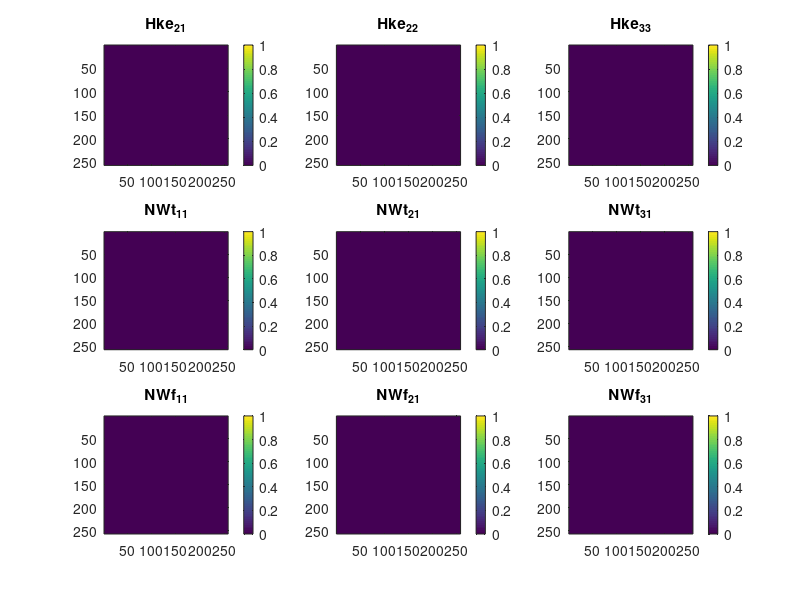
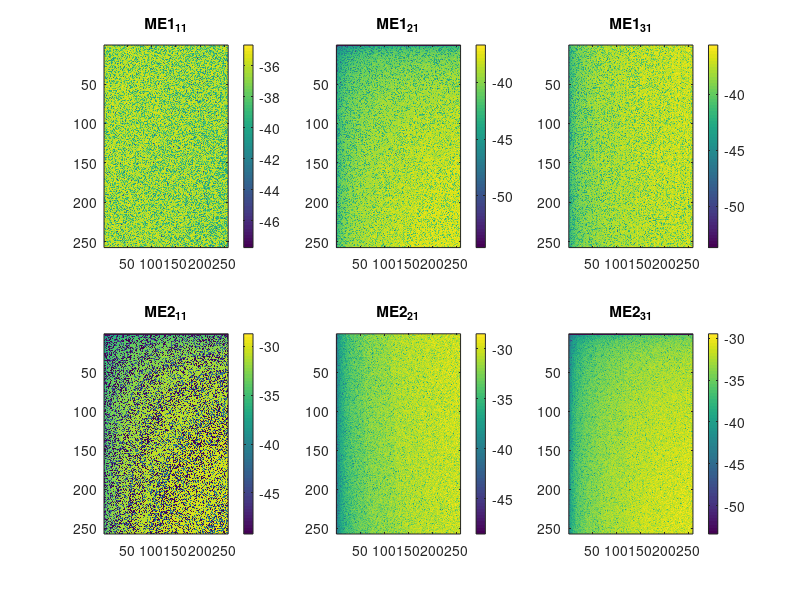

MATLAB code to generate these figures, in order:
% SPDX-License-Identifier: CC0-1.0

% defining all the variables
clear all;
clc;
close all;
% predetermine fontsize
fs=14;
% Setting the parameters for a source wave
nf              =   64;
mf              =   4; % multiplication factor to have sinc-interpolation in time-domain
% Define the center frequency of the source waveform
fc              =   40;
% Define frequency axis
freq            =   linspace(0,4*fc,nf);
freq(1)         =   1e-6; % To prevent unnecessary problems upon division by zero. Can't be too close to zero, though, 
                         % since some variables either blow up or vanish in comparison to the rest of the entries in the frequency vector.
s               =   2i*pi*freq(nf/4)+2*pi*freq(2);
% compute the frequency step size
df              =   freq(3)-freq(2);
dt              =   1/(mf*nf*df);
t               =   linspace(-(mf-1)*nf-1,(mf-1)*nf,mf*nf)*dt;


% Define Medium Parameters (frequency-independent)
rhof            =   1.0e3; % fluid density
rho             =   2.7e3;
Gfr             =   9.0e9; % shear modulus of the framework of grains
eta             =   1.0e-3; % fluid viscosity
k0              =   1.3e-12; % medium permeability (static)
Kfr             =   4.0e9;
Ks              =   4.0e10;
Kf              =   2.2e9;
Concentr        =   1.0e-4;
bplus           =   3.0e11;
bmin            =   3.0e11;
porosity        =   0.3;
epsilonRF       =   80.0;
epsilonRS       =   4.0;
alpha_inf       =   3.0;
pH              =   7.0;
similaritypar   =   8;

c0              =   299792458; %// velocity of light in free-space
mu0             =   4.0e-7*pi; %// free-space magnetic permeability
epsilon0        =   1.0/(mu0*c0*c0); %// free-space electric permittivity
e               =   1.602e-19; %// elementary charge
z_1             =   1; %// ion valences
z_1c            =   -1; %// valency of the conjugate ion
NA              =   6.022e23; %// Avogadro's constant [mol^{-1}]
kb              =   1.381e-23;  %// Boltzmann constant
T               =   295.0; %// Temperature in Kelvin

epsilonR        =   (porosity/alpha_inf)*(epsilonRF-epsilonRS)+epsilonRS ;
omegac          =   (porosity*eta)/(alpha_inf*k0*rhof);% critical frequency
zetap           =   8e-3+26e-3*log10(Concentr);% zeta potential, empirical relation (experimental studies, Pride&Morgan 1991)
L0              =   -(porosity*epsilon0*epsilonRF*zetap)/(alpha_inf*eta); % static coupling coefficient
L               =   0; %because omega << omega_c (critical frequency)
N               =   10e3*Concentr*NA*abs(z_1c); % bulk-ionic concentration (of species i, in this case only 2 species; binary symmetric electrolyte)
sigmaF          =   ((e*z_1)^2)*N*(bplus+bmin); %! conductivity of the pore-fluid phase (simplified cond. pure electrolyte)
sigmaE          =   (porosity*sigmaF)/(alpha_inf); %! bulk electric conductivity (freq-(in)dependent)
% %!sigma_E = (poros*sigmaF)/(alpha_inf)*(1+(2*(sigma_em+sigma_os))/(sigmaF*Lambda)); ! = complete version: bulk electric conductivity (freq-dependent */
rhoB            =   (1.0-porosity)*rho+porosity*rhof; % effective density of the fluid (in relative motion)
epsilon         =   epsilon0*epsilonR;
Delta           =   Kf*((1-porosity)*Ks-Kfr)/(porosity*(Ks)^2); %! combination of the frequency-independent compression moduli
Kg              =   (Kfr+porosity*Kf+(1+porosity)*Ks*Delta)/(1+Delta); %! Gassmann's bulk modulus
C               =   (Kf+Ks*Delta)/(1+Delta);
M               =    Kf/(porosity*(1+Delta)); %! the elastic media parameter S is defined as Kg-2/3Gfr-C**2/ M
H               =   Kg + 4.0*Gfr/3.0;
S               =   Kg-((2.0/3.0)*Gfr)-((C*C)/M);
sigmaM          =   0.0; % magnetic conductivity
Kc              =   (S+2.*Gfr);
k               =   k0./(sqrt(1+4.*s./(similaritypar.*omegac))+s./omegac);% frequency-dependent dynamic permeability
rhoE            =   eta./(s.*k); % effective density
rhoc            =   rhoB-((rhof.*rhof)./rhoE); % Complex Density rhoC
zeta            =   sigmaM+s.*mu0; 
etae            =   sigmaE+s.*epsilon;
varsigma        =   etae - s.*rhoE.*L.^2;
chi             =   s.*rhof*L;

ypf     =   s./sqrt(2).*sqrt((rhoB.*M-2.*rhof.*C+rhoE.*H.*etae./varsigma)./(H.*M-C.^2) - sqrt(((rhoB.*M-2.*rhof.*C+rhoE.*H.*etae./varsigma)./(H.*M-C.^2)).^2 + 4.*(rhof.^2-rhoB.*rhoE.*etae./varsigma)./(H.*M-C.^2)));
yps     =   s./sqrt(2).*sqrt((rhoB.*M-2.*rhof.*C+rhoE.*H.*etae./varsigma)./(H.*M-C.^2) + sqrt(((rhoB.*M-2.*rhof.*C+rhoE.*H.*etae./varsigma)./(H.*M-C.^2)).^2 + 4.*(rhof.^2-rhoB.*rhoE.*etae./varsigma)./(H.*M-C.^2)));
ys      =   1/sqrt(2).*sqrt(s.^2.*rhoc./Gfr+zeta.*etae - sqrt((s.^2.*rhoc./Gfr-zeta.*etae).^2-4.*s.^3.*zeta.*(rhof.*L).^2./Gfr));
yem     =   1/sqrt(2).*sqrt(s.^2.*rhoc./Gfr+zeta.*etae + sqrt((s.^2.*rhoc./Gfr-zeta.*etae).^2-4.*s.^3.*zeta.*(rhof.*L).^2./Gfr));
dems    =   1./(yem.^2-ys.^2);            
dpspf   =   1./(yps.^2-ypf.^2);     

nx=512;
x1=linspace(0,500,nx/2+1);
dx=x1(2);
dk=2*pi/(dx*nx);
kk=(0:nx/2+1)*dk;
kk2=(0:nx/2)*dk;
[k1,k2]=meshgrid(kk,kk2);
nn=64;
for ik = 1:nx/nn
    k3 = (ik-1)*dk*nn +1e-3;
    kap = sqrt(k1.^2 + k2.^2 + k3.^2);
    kmat11 = (k1./kap).^2;
    kmat12 = k1.*k2./kap.^2;
    kmat13 = k1.*k3./kap.^2;
    kmat21 = k2.*k1./kap.^2;
    kmat22 = (k2./kap).^2;
    kmat23 = k2.*k3./kap.^2;
    kmat31 = k3.*k1./kap.^2;
    kmat32 = k3.*k2./kap.^2;
    kmat33 = (k3./kap).^2;
    GSS = (yem.^2-ys.^2)./((kap.^2+yem.^2).*(kap.^2+ys.^2));
    GPP = (yps.^2-ypf.^2)./((kap.^2+ypf.^2).*(kap.^2+yps.^2));
% force acting on the bulk
    KSSvf = -s.*(zeta.*etae+kap.^2).*dems/Gfr;
    KPPvf = s.*M.*(s.^2.*rhoE.*etae./(M.*varsigma)+kap.^2).*dpspf/(H*M-C^2);
    KSSef = -s.*chi.*zeta.*dems/Gfr;
    KPPef = s.^2.*rhoE.*L*C.*(s.^2*rhof./C+kap.^2).*dpspf./((H*M-C^2)*varsigma);
    KSSwf = s.*rhof.*(zeta.*varsigma+kap.^2).*dems./(rhoE*Gfr);
    KPPwf = -s*C.*(s.^2*rhof./C+kap.^2).*dpspf./(H*M-C^2);
    KPPpf = -s.^2.*(rhoE.*etae*C./varsigma-rhof*M).*dpspf/(H*M-C^2);
    KSSmf = s.*chi.*dems/Gfr;
    KSStf = -(zeta.*etae+kap.^2).*dems;
    KPPtf = 2*Gfr*M*(s.^2.*rhoE.*etae./(M*varsigma)+kap.^2).*dpspf/(H*M-C^2);
    NPPtf = (s.^2.*(rhoE.*H.*etae./varsigma-rhof*C)/(H*M-C^2)+kap.^2).*dpspf;
    v11 = KSSvf.*GSS.*(kmat11-1)+KPPvf.*GPP.*kmat11;
    v21 = KSSvf.*GSS.*kmat21+KPPvf.*GPP.*kmat21;
    v31 = KSSvf.*GSS.*kmat31+KPPvf.*GPP.*kmat31;
    E11 = KSSef.*GSS.*(kmat11-1)+KPPef.*GPP.*kmat11;
    E21 = KSSef.*GSS.*kmat21+KPPef.*GPP.*kmat21;
    E31 = KSSef.*GSS.*kmat31+KPPef.*GPP.*kmat31;
    w11 = KSSwf.*GSS.*(kmat11-1)+KPPwf.*GPP.*kmat11;
    w21 = KSSwf.*GSS.*kmat21+KPPwf.*GPP.*kmat21;
    w31 = KSSwf.*GSS.*kmat31+KPPwf.*GPP.*kmat31;
    H11 = 0;
    H21 = KSSmf.*1i.*k3.*GSS;
    H31 = -KSSmf.*1i.*k2.*GSS;
    p1 = -1i*k1.*KPPpf.*GPP;
    tau11 = -2*KSStf.*GSS.*(kmat11-1).*1i.*k1-KPPtf.*GPP.*(kmat11-1).*1i.*k1...
        - NPPtf.*GPP.*1i.*k1;
    tau21 = -KSStf.*GSS.*(2*kmat11-1).*1i.*k2-KPPtf.*GPP.*kmat11.*1i.*k2;
    tau22 = -2*KSStf.*GSS.*kmat22.*1i.*k1-KPPtf.*GPP.*(kmat22-1).*1i.*k1...
        - NPPtf.*GPP.*1i.*k1;
    tau31 = -KSStf.*GSS.*(2*kmat11-1).*1i.*k3-KPPtf.*GPP.*kmat11.*1i.*k3;
    tau32 = -2*KSStf.*GSS.*kmat12.*1i.*k3-KPPtf.*GPP.*kmat12.*1i.*k3;
    tau33 = -2*KSStf.*GSS.*kmat33.*1i.*k1-KPPtf.*GPP.*(kmat33-1).*1i.*k1...
        - NPPtf.*GPP.*1i.*k1;
% electric current source
    KSSve = KSSef;
    KPPve = KPPef;
    KSSee = zeta.*(s.^2.*rhoc/Gfr+kap.^2).*dems;
    KPPee = (s.*rhoE.*L./varsigma).^2.*s.*H.*(s.^2.*rhoB./H+kap.^2).*dpspf./(H*M-C^2);
    KSSwe = zeta.*L.*(s.^2.*rhoB/Gfr+kap.^2).*dems;
    KPPwe = -s.^2.*rhoE.*L.*H.*(s.^2.*rhoB/H+kap.^2).*dpspf./((H*M-C^2).*varsigma);
    KSSme = -(s.^2.*rhoc./Gfr+kap.^2).*dems;
    KPPpe = s.*rhoE.*L.*(s.^2.*(rhoB*M-rhof*C)/(H*M-C^2)+kap.^2).*dpspf./varsigma;
    KSSte = -chi.*zeta.*dems;
    KPPte = 2*s.*rhoE.*L.*C.*Gfr.*(s.^2.*rhof/C+kap.^2).*dpspf./((H*M-C^2).*varsigma);
    NPPte = s.^3.*rhoE.*L.*(rhof*H-rhoB*C).*dpspf./((H*M-C^2).*varsigma);
    v11 = KSSve.*GSS.*(kmat11-1)+KPPve.*GPP.*kmat11;
    v21 = KSSve.*GSS.*kmat21+KPPve.*GPP.*kmat21;
    v31 = KSSve.*GSS.*kmat31+KPPve.*GPP.*kmat31;
    E11 = KSSee.*GSS.*(kmat11-1)+(KPPee.*GPP-1/varsigma).*kmat11;
    E21 = KSSee.*GSS.*kmat21+(KPPee.*GPP-1/varsigma).*kmat21;
    E31 = KSSee.*GSS.*kmat31+(KPPee.*GPP-1/varsigma).*kmat31;
    w11 = KSSwe.*GSS.*(kmat11-1)+KPPwe.*GPP.*kmat11;
    w21 = KSSwe.*GSS.*kmat21+KPPwe.*GPP.*kmat21;
    w31 = KSSwe.*GSS.*kmat31+KPPwe.*GPP.*kmat31;
    H11 = 0;
    H21 = KSSme.*1i.*k3.*GSS;
    H31 = -KSSme.*1i.*k2.*GSS;
    p1 = -KPPpe.*GPP.*1i.*k1;
    tau11 = -2*KSSte.*GSS.*(kmat11-1).*1i.*k1-KPPte.*GPP.*(kmat11-1).*1i.*k1...
        - NPPte.*GPP.*1i.*k1;
    tau21 = -KSSte.*GSS.*(2*kmat11-1).*1i.*k2-KPPte.*GPP.*kmat11.*1i.*k2;
    tau22 = -2*KSSte.*GSS.*kmat22.*1i.*k1-KPPte.*GPP.*(kmat22-1).*1i.*k1...
        - NPPte.*GPP.*1i.*k1;
    tau31 = -KSSte.*GSS.*(2*kmat11-1).*1i.*k3-KPPte.*GPP.*kmat11.*1i.*k3;
    tau32 = -2*KSSte.*GSS.*kmat12.*1i.*k3-KPPte.*GPP.*kmat12.*1i.*k3;
    tau33 = -2*KSSte.*GSS.*kmat33.*1i.*k1-KPPte.*GPP.*(kmat33-1).*1i.*k1...
        - NPPte.*GPP.*1i.*k1;
% 
    Maxw111 = 1i*(k2.*H31-k3.*H21)+varsigma.*E11+s.*rhoE.*L.*w11+1;
    Maxw121 = 1i*(k3.*H11-k1.*H31)+varsigma.*E21+s.*rhoE.*L.*w21;
    Maxw131 = 1i*(k1.*H21-k2.*H11)+varsigma.*E31+s.*rhoE.*L.*w31;
    Maxw211 = -1i*(k2.*E31-k3.*E21)+zeta.*H11;
    Maxw221 = -1i*(k3.*E11-k1.*E31)+zeta.*H21;
    Maxw231 = -1i*(k1.*E21-k2.*E11)+zeta.*H31;
    Newt1=s.*(rhoB.*v11+rhof.*w11)+1i.*(k1.*tau11+k2.*tau21+k3.*tau31);
    Newt2=s.*(rhoB.*v21+rhof.*w21)+1i.*(k1.*tau21+k2.*tau22+k3.*tau32);
    Newt3=s.*(rhoB.*v31+rhof.*w31)+1i.*(k1.*tau31+k2.*tau32+k3.*tau33);
    Newf1=s.*(rhof.*v11+rhoE.*(w11-L*E11))-1i.*k1.*p1;
    Newf2=s.*(rhof.*v21+rhoE.*(w21-L*E21))-1i.*k2.*p1;
    Newf3=s.*(rhof.*v31+rhoE.*(w31-L*E31))-1i.*k3.*p1;
    Hookf=s.*p1-C*1i*(k1.*v11+k2.*v21+k3.*v31)-M*1i*(k1.*w11+k2.*w21+k3.*w31);
    Hke11=s*tau11+(H-2*Gfr)*1i*(k1.*v11+k2.*v21+k3.*v31)+Gfr*2i*(k1.*v11) ...
        + C*1i*(k1.*w11+k2.*w21+k3.*w31);
    Hke21=s*tau21+Gfr*1i*(k1.*v21+k2.*v11);
    Hke22=s*tau22+(H-2*Gfr)*1i*(k1.*v11+k2.*v21+k3.*v31)+Gfr*2i*(k2.*v21) ...
        + C*1i*(k1.*w11+k2.*w21+k3.*w31);
    Hke31=s*tau31+Gfr*1i*(k1.*v31+k3.*v11);
    Hke32=s*tau32+Gfr*1i*(k2.*v31+k3.*v21);
    Hke33=s*tau33+(H-2*Gfr)*1i*(k1.*v11+k2.*v21+k3.*v31)+Gfr*2i*(k3.*v31) ...
        + C*1i*(k1.*w11+k2.*w21+k3.*w31);
    Hkf11=s.*p1-1i*(k1.*v11+k2.*v21+k3.*v31)*C-M*1i*(k1.*w11+k2.*w21+k3.*w31);
    if ik > 1
        close(1)
    end
    figure(1)
    subplot(3,3,1);imagesc(log10(abs(Hke11)));colorbar;title('Hke_{21}');
    subplot(3,3,2);imagesc(log10(abs(Hke21)));colorbar;title('Hke_{22}');
    subplot(3,3,3);imagesc(log10(abs(Hke31)));colorbar;title('Hke_{33}');
    subplot(3,3,4);imagesc(log10(abs(Newt1)));colorbar;title('NWt_{11}');
    subplot(3,3,5);imagesc(log10(abs(Newt2)));colorbar;title('NWt_{21}');
    subplot(3,3,6);imagesc(log10(abs(Newt3)));colorbar;title('NWt_{31}');
    subplot(3,3,7);imagesc(log10(abs(Newf1)));colorbar;title('NWf_{11}');
    subplot(3,3,8);imagesc(log10(abs(Newf2)));colorbar;title('NWf_{21}');
    subplot(3,3,9);imagesc(log10(abs(Newf3)));colorbar;title('NWf_{31}');
    pause(0.1)
    figure(2)
    subplot(2,3,1);imagesc(log(abs(Maxw111)));colorbar;title('ME1_{11}');
    subplot(2,3,2);imagesc(log(abs(Maxw121)));colorbar;title('ME1_{21}');
    subplot(2,3,3);imagesc(log(abs(Maxw131)));colorbar;title('ME1_{31}');
    subplot(2,3,4);imagesc(log(abs(Maxw211)));colorbar;title('ME2_{11}');
    subplot(2,3,5);imagesc(log(abs(Maxw221)));colorbar;title('ME2_{21}');
    subplot(2,3,6);imagesc(log(abs(Maxw231)));colorbar;title('ME2_{31}');
    pause(0.1)
% force acting on the fluid
    KSSvff = s.*rhof.*(zeta.*varsigma+kap.^2).*dems./(Gfr.*rhoE);
    KPPvff = -s.*C.*(s.^2.*rhof/C+kap.^2).*dpspf./(H*M-C^2);
    KSSeff = KSSwe;
    KPPeff = KPPwe;
    KSSwff = -(s.^2.*rhoB/Gfr+kap.^2).*(zeta.*varsigma+kap.^2).*dems./(s.*rhoE);
    KPPwff = s.*H.*(s.^2.*rhoB/H+kap.^2).*dpspf./(H*M-C^2);
    KSSmff = -L.*(s.^2.*rhoB/Gfr+kap.^2).*dems;
    KPPpff = -(s.^2*(rhoB.*M-rhof*C)./(H*M-C^2)+kap.^2).*dpspf;
    KSStff = rhof.*(zeta.*varsigma+kap.^2).*dems./rhoE;
    KPPtff = -2*Gfr*C.*(s.^2*rhof/C+kap.^2).*dpspf./(H*M-C^2);
    NPPtff = -s.^2*(rhof*H-rhoB*C).*dpspf./(H*M-C^2);
    v11 = KSSvff.*GSS.*(kmat11-1)+KPPvff.*GPP.*kmat11;
    v21 = KSSvff.*GSS.*kmat21+KPPvff.*GPP.*kmat21;
    v31 = KSSvff.*GSS.*kmat31+KPPvff.*GPP.*kmat31;
    E11 = KSSeff.*GSS.*(kmat11-1)+KPPeff.*GPP.*kmat11;
    E21 = KSSeff.*GSS.*kmat21+KPPeff.*GPP.*kmat21;
    E31 = KSSeff.*GSS.*kmat31+KPPeff.*GPP.*kmat31;
    w11 = KSSwff.*GSS.*(kmat11-1)+KPPwff.*GPP.*kmat11;
    w21 = KSSwff.*GSS.*kmat21+KPPwff.*GPP.*kmat21;
    w31 = KSSwff.*GSS.*kmat31+KPPwff.*GPP.*kmat31;
    H11 = 0;
    H21 = KSSmff.*1i.*k3.*GSS;
    H31 = -KSSmff.*1i.*k2.*GSS;
    p1 = -KPPpff.*GPP.*1i.*k1;
    tau11 = -2*KSStff.*GSS.*(kmat11-1).*1i.*k1-KPPtff.*GPP.*(kmat11-1).*1i.*k1...
        - NPPtff.*GPP.*1i.*k1;
    tau21 = -KSStff.*GSS.*(2*kmat11-1).*1i.*k2-KPPtff.*GPP.*kmat11.*1i.*k2;
    tau22 = -2*KSStff.*GSS.*kmat22.*1i.*k1-KPPtff.*GPP.*(kmat22-1).*1i.*k1...
        - NPPtff.*GPP.*1i.*k1;
    tau31 = -KSSte.*GSS.*(2*kmat11-1).*1i.*k3-KPPtff.*GPP.*kmat11.*1i.*k3;
    tau32 = -2*KSStff.*GSS.*kmat12.*1i.*k3-KPPtff.*GPP.*kmat12.*1i.*k3;
    tau33 = -2*KSStff.*GSS.*kmat33.*1i.*k1-KPPtff.*GPP.*(kmat33-1).*1i.*k1...
        - NPPtff.*GPP.*1i.*k1;
% volume injection rate source
    KPPvq = -s.^2.*(C*rhoE.*etae./varsigma-M*rhof).*dpspf/(H*M-C^2);
    KPPeq = s.*rhoE.*L.*(s.^2*(rhoB.*M-rhof*C)./(H*M-C^2)+kap.^2).*dpspf./varsigma;
    KPPwq = KPPpff;
    KPPmq = 0;
    KPPpq = s.*rhoB.*etae.*(s.^2.*(rhoc+chi.*rhof.*L/etae)*M/(H*M-C^2)+...
        kap.^2).*dpspf./varsigma;
    KPPtq = 2*Gfr*s.*(rhoE.*etae*C./varsigma-rhof*M).*kap.^2.*dpspf;
    NPPtq = -s.*rhof.*(s.^2*C.*(rhoB*rhoE*etae./(rhof*varsigma)-rhof)...
        ./(H*M-C^2)+kap.^2).*dpspf;
    v11 = -1i*k1.*KPPvq.*GPP;
    v21 = -1i*k2.*KPPvq.*GPP;
    v31 = -1i*k3.*KPPvq.*GPP;
    E11 = -1i*k1.*KPPeq.*GPP;
    E21 = -1i*k2.*KPPeq.*GPP;
    E31 = -1i*k3.*KPPeq.*GPP;
    w11 = -1i*k1.*KPPwq.*GPP;
    w21 = -1i*k2.*KPPwq.*GPP;
    w31 = -1i*k3.*KPPwq.*GPP;
    H11 = 0;
    H21 = 0;
    H31 = 0;
    p = KPPpq.*GPP;
    tau11 = KPPtq.*GPP.*((k1./kap).^2-1)+NPPtq;
    tau21 = KPPtq.*GPP.*k2.*k1./kap.^2;
    tau31 = KPPtq.*GPP.*k3.*k1./kap.^2;
%     Maxw111 = 1i*(k2.*H31-k3.*H21)+varsigma.*E11+s.*rhoE.*L.*w11;
%     Maxw121 = 1i*(k3.*H11-k1.*H31)+varsigma.*E21+s.*rhoE.*L.*w21;
%     Maxw131 = 1i*(k1.*H21-k2.*H11)+varsigma.*E31+s.*rhoE.*L.*w31;
%     Maxw211 = -1i*(k2.*E31-k3.*E21)+zeta.*H11;
%     Maxw221 = -1i*(k3.*E11-k1.*E31)+zeta.*H21;
%     Maxw231 = -1i*(k1.*E21-k2.*E11)+zeta.*H31;
% magnetic current source
    KSSvm = -KSSmf;
    KSSem = -KSSme;
    KSSwm = -KSSmff;
    KSSmm = -(s.^2*rhoc/Gfr+kap.^2).*dems;
    NSSmm = -chi.^2.*s.*dems/Gfr;
    KPPpm = 0;
    KSStm = chi.*dems;
    v11 = 0;
    v21 = 1i*k3.*KSSvm.*GSS;
    v31 = -1i*k2.*KSSvm.*GSS;
    E11 = 0;
    E21 = 1i*k3.*KSSem.*GSS;
    E31 = -1i*k2.*KSSem.*GSS;
    w11 = 0;
    w21 = 1i*k3.*KSSwm.*GSS;
    w31 = -1i*k2.*KSSwm.*GSS;
    H11 = KSSmm.*GSS.*(etae+k1.^2./zeta)+NSSmm.*GSS;
    H21 = KSSmm.*GSS.*k1.*k2./zeta;
    H31 = KSSmm.*GSS.*k1.*k3./zeta;
    p1 = 0;
    tau11 = 0;
    tau21 = -k1.*k3.*KSStm.*GSS;
    tau31 = k1.*k2.*KSStm.*GSS;
% deformation rate source h_{11}
    KSSvh = -KSStf;
    KPPvh = -KPPtf;
    NPPvh = -NPPtf;
    KSSeh = -KSSte;
    KPPeh = -KPPte;
    NPPeh = -NPPte;
    KSSwh = -KSStff;
    KPPwh = -KPPtff;
    NPPwh = -NPPtff;
    KSSmh = KSStm;
    KPPph = -KPPtq;
    NPPph = -NPPtq;
    KSSth = Gfr.*(zeta.*etae+kap.^2).*dems./s;
    KPPth = 2*Gfr.*(kap.^4+kap.^2.*s.^2.*(rhoE*H*etae./varsigma-rhof*C)...
        ./(H*M-C^2)).*dpspf./s;
    NPPth = H*(kap.^4+kap.^2.*s.^2.*(rhoE*H*etae./varsigma-2*rhof*C+rhoB*C^2/H)...
        ./(H*M-C^2)).*dpspf./s;
    QPPth = 4*Gfr*(M*kap.^4+kap.^2.*s.^2.*rhoE.*etae./varsigma)./(s.*(H*M-C^2));
    v11 = 2*KSSvh.*GSS.*(1-kmat11).*1i.*k1+KPPvh.*GPP.*(1-kmat11).*1i.*k1...
        - NPPvh.*GPP.*1i.*k1;
    v21 = -2*KSSvh.*GSS.*kmat11.*1i.*k2+KPPvh.*GPP.*(1-kmat11).*1i.*k2...
        - NPPvh.*GPP.*1i.*k2;
    v31 = -2*KSSvh.*GSS.*kmat11.*1i.*k3+KPPvh.*GPP.*(1-kmat11).*1i.*k3...
        - NPPvh.*GPP.*1i.*k3;
    E11 = 2*KSSeh.*GSS.*(1-kmat11).*1i.*k1+KPPeh.*GPP.*(1-(k1./kap).^2).*1i.*k1...
        - NPPeh.*GPP.*1i.*k1;
    E21 = -2*KSSeh.*GSS.*(k1./kap).^2.*1i.*k2+KPPeh.*GPP.*(1-(k1./kap).^2).*1i.*k2...
        - NPPeh.*GPP.*1i.*k2;
    E31 = -2*KSSeh.*GSS.*(k1./kap).^2.*1i.*k3+KPPeh.*GPP.*(1-(k1./kap).^2).*1i.*k3...
        - NPPeh.*GPP.*1i.*k3;
    w11 = 2*KSSwh.*GSS.*(1-(k1./kap).^2).*1i.*k1+KPPwh.*GPP.*(1-(k1./kap).^2).*1i.*k1...
        - NPPwh.*GPP.*1i.*k1;
    w21 = -2*KSSwh.*GSS.*(k1./kap).^2.*1i.*k2+KPPwh.*GPP.*(1-(k1./kap).^2).*1i.*k2...
        - NPPwh.*GPP.*1i.*k2;
    w31 = -2*KSSwh.*GSS.*(k1./kap).^2.*1i.*k3+KPPwh.*GPP.*(1-(k1./kap).^2).*1i.*k3...
        - NPPwh.*GPP.*1i.*k3;
    H11 = 0;
    H21 = -2*k1.*k3.*KSSmh.*GSS;
    H31 = 2*k1.*k2.*KSSmh.*GSS;
    p1 = KPPph.*GPP.*((k1./kap).^2-1)+NPPph.*GPP;
    tau11 = 2*KPPth.*GPP.*((k1./kap).^2-1)+NPPth.*GPP.*((k1./kap).^2-1).^2 ...
       + QPPth.*GPP+4*KSSth.*GSS.*(1-(k1./kap).^2).*k1.^2+H./s;
    tau21 = KPPth.*GPP.*k2.*k1./kap.^2-NPPth.*k1.*k2.*(1-(k1./kap).^2)./kap.^2 ...
        -KSSth.*GSS.*(2*k1.^3.*k2./kap.^2+2*(1-(k1./kap).^2).*k1.*k2);
    tau31 = KPPth.*GPP.*k3.*k1./kap.^2-NPPth.*k1.*k3.*(1-(k1./kap).^2)./kap.^2 ...
        -KSSth.*GSS.*(2*k1.^3.*k3./kap.^2+2*(1-(k1./kap).^2).*k1.*k3);
%     Maxw111 = 1i*(k2.*H31-k3.*H21)+varsigma.*E11+s.*rhoE.*L.*w11;
%     Maxw121 = 1i*(k3.*H11-k1.*H31)+varsigma.*E21+s.*rhoE.*L.*w21;
%     Maxw131 = 1i*(k1.*H21-k2.*H11)+varsigma.*E31+s.*rhoE.*L.*w31;
%     Maxw211 = -1i*(k2.*E31-k3.*E21)+zeta.*H11;
%     Maxw221 = -1i*(k3.*E11-k1.*E31)+zeta.*H21;
%     Maxw231 = -1i*(k1.*E21-k2.*E11)+zeta.*H31;
%     n1=abs(k1.*tau11+k2.*tau21+k3.*tau31);
%     n2=abs(k1.*tau21+k2.*tau22+k3.*tau32)+1e-10;
%     n3=abs(k1.*tau31+k2.*tau32+k3.*tau33)+1e-10;
%     Newt1=(s.*(rhoB.*v11+rhof.*w11)+1i.*(k1.*tau11+k2.*tau21+k3.*tau31));
%     Newt2=(s.*(rhoB.*v21+rhof.*w21)+1i.*(k1.*tau21+k2.*tau22+k3.*tau32));
%     Newt3=(s.*(rhoB.*v31+rhof.*w31)+1i.*(k1.*tau31+k2.*tau32+k3.*tau33));
%     Newf1=(s.*rhof.*v11+s.*rhoE.*(w11-L*E11)-1i.*k1.*p1)./abs(s.*rhof.*v11);
%     Newf2=(s.*rhof.*v21+s.*rhoE.*(w21-L*E21)-1i.*k2.*p1)./abs(s.*rhof.*v21);
%     Newf3=(s.*rhof.*v31+s.*rhoE.*(w31-L*E31)-1i.*k3.*p1)./abs(s.*rhof.*v31);
%     Hookf=s.*p1-C*1i*(k1.*v11+k2.*v21+k3.*v31)-M*1i*(k1.*w11+k2.*w21+k3.*w31);
%     Hke11=(s*tau11+(H-2*Gfr)*1i*(k1.*v11+k2.*v21+k3.*v31)+Gfr*2i*(k1.*v11) ...
%         + C*1i*(k1.*w11+k2.*w21+k3.*w31))./abs(s*tau11);
%     Hke21=(s*tau21+Gfr*1i*(k1.*v21+k2.*v11))./abs(s*tau21);
%     Hke22=(s*tau22+(H-2*Gfr)*1i*(k1.*v11+k2.*v21+k3.*v31)+Gfr*2i*(k2.*v21) ...
%         + C*1i*(k1.*w11+k2.*w21+k3.*w31))./abs(s*tau22);
%     Hke31=(s*tau31+Gfr*1i*(k1.*v31+k3.*v11))./abs(s*tau31);
%     Hke32=(s*tau32+Gfr*1i*(k2.*v31+k3.*v21))./abs(s*tau32);
%     Hke33=(s*tau33+(H-2*Gfr)*1i*(k1.*v11+k2.*v21+k3.*v31)+Gfr*2i*(k3.*v31) ...
%         + C*1i*(k1.*w11+k2.*w21+k3.*w31))./abs(s*tau33);
%     Hkf11=(s.*p1-1i*(k1.*v11+k2.*v21+k3.*v31)*C-M*1i*(k1.*w11+k2.*w21+k3.*w31)) ...
%         ./abs(M*(k1.*w11+k2.*w21+k3.*w31));
    

%     figure(1)
%     subplot(2,3,1);imagesc(log(abs(Maxw111)));colorbar;title('ME1_{11}');
%     subplot(2,3,2);imagesc(log(abs(Maxw121)));colorbar;title('ME1_{21}');
%     subplot(2,3,3);imagesc(log(abs(Maxw131)));colorbar;title('ME1_{31}');
%     subplot(2,3,4);imagesc(log(abs(Maxw211)));colorbar;title('ME2_{11}');
%     subplot(2,3,5);imagesc(log(abs(Maxw221)));colorbar;title('ME2_{21}');
%     subplot(2,3,6);imagesc(log(abs(Maxw231)));colorbar;title('ME2_{31}');
%     pause(0.1)
%     figure(1)
%     subplot(3,3,1);imagesc(log10(abs(Hke11)));colorbar;title('Hke_{21}');
%     subplot(3,3,2);imagesc(log10(abs(Hke22)));colorbar;title('Hke_{22}');
%     subplot(3,3,3);imagesc(log10(abs(Hke33)));colorbar;title('Hke_{33}');
%     subplot(3,3,4);imagesc(log10(abs(Newt1)));colorbar;title('NWt_{11}');
%     subplot(3,3,5);imagesc(log10(abs(Newt2)));colorbar;title('NWt_{21}');
%     subplot(3,3,6);imagesc(log10(abs(Newt3)));colorbar;title('NWt_{31}');
%     subplot(3,3,7);imagesc(log10(abs(Newf1)));colorbar;title('NWf_{11}');
%     subplot(3,3,8);imagesc(log10(abs(Newf2)));colorbar;title('NWf_{21}');
%     subplot(3,3,9);imagesc(log10(abs(Newf3)));colorbar;title('NWf_{31}');
%     pause(0.1)
end
